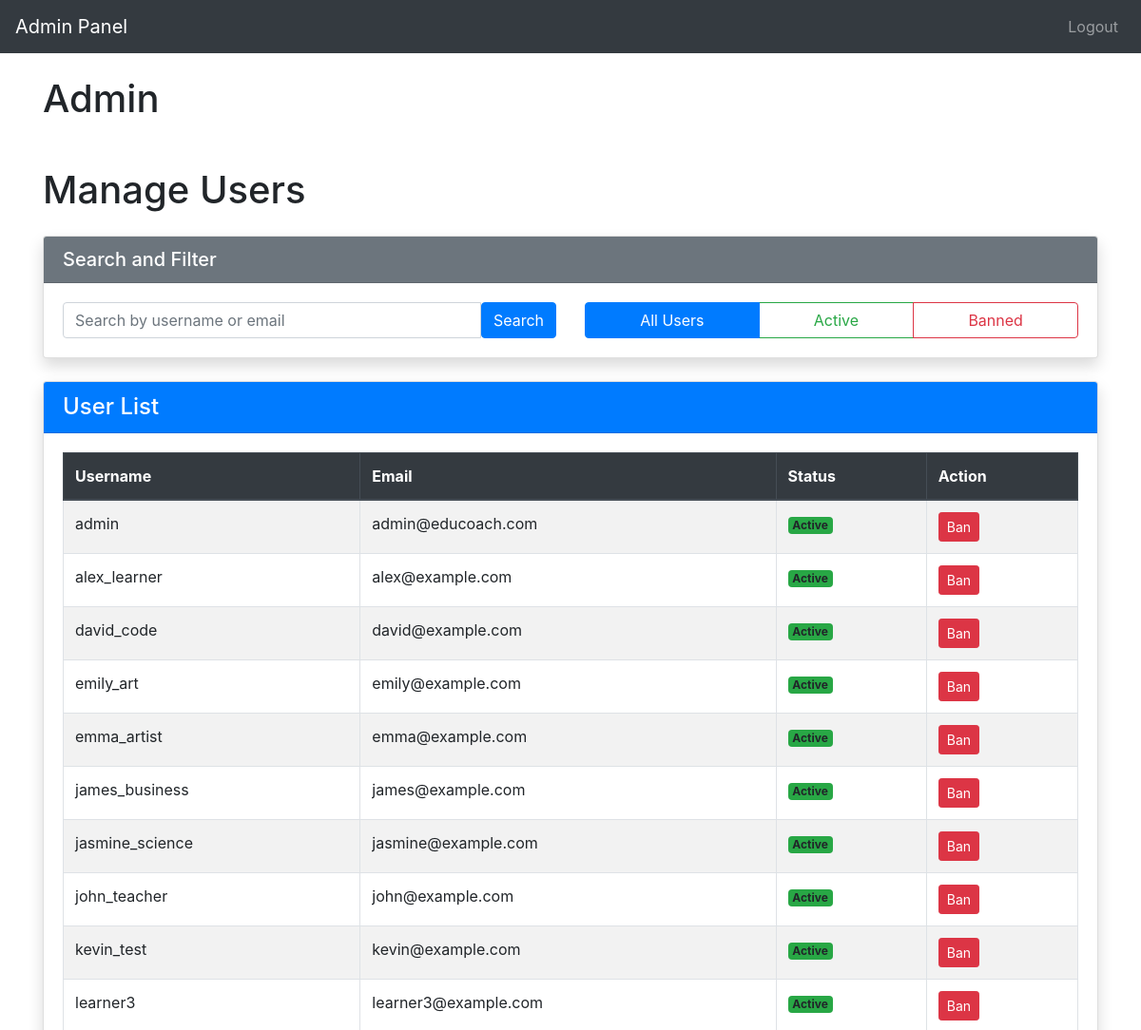
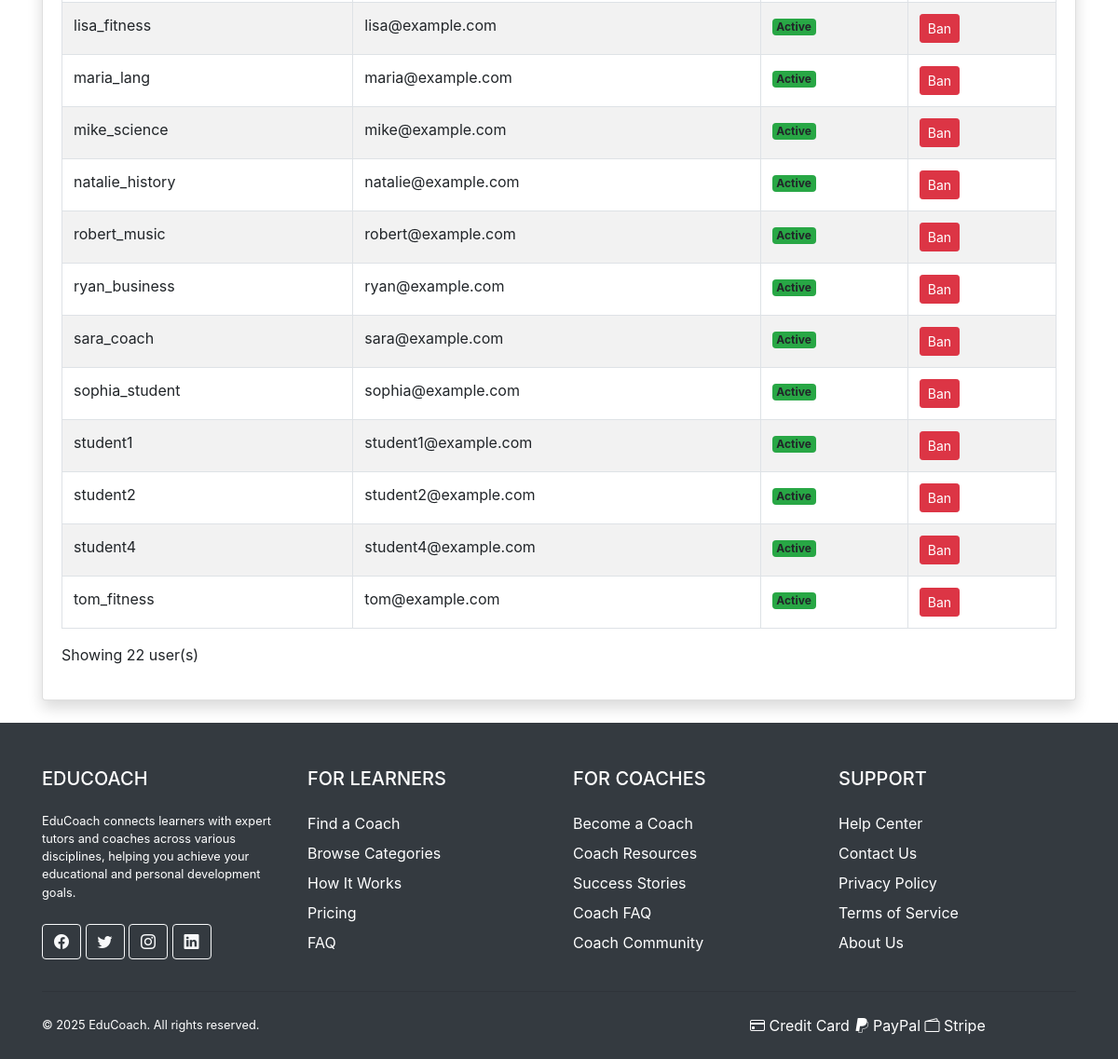
The page /pages/manage-users.php (signed in) on the database its author committed (2 pictures, top to bottom).
### tables this page shows
CREATE TABLE IF NOT EXISTS Users (
    user_id INT PRIMARY KEY AUTO_INCREMENT,
    username VARCHAR(50) NOT NULL,
    email VARCHAR(100) NOT NULL UNIQUE,
    password_hash VARCHAR(255) NOT NULL,
    user_type ENUM('regular', 'business', 'admin') DEFAULT 'regular',
    profile_image VARCHAR(255),
    bio TEXT,
    created_at TIMESTAMP DEFAULT CURRENT_TIMESTAMP,
    is_banned BOOLEAN DEFAULT FALSE,
    reset_token VARCHAR(64) DEFAULT NULL,
    reset_expires DATETIME DEFAULT NULL,
    last_login DATETIME DEFAULT NULL
);

### pages/manage-users.php (the view, shortened to what this page needs)
<?php
require __DIR__ . '/../includes/db_connection.php';
$search = isset($_GET['search']) ? trim($_GET['search']) : '';
$status_filter = isset($_GET['status']) ? $_GET['status'] : 'all';
try {
    $query = "SELECT user_id, username, email, is_banned FROM Users WHERE 1=1";
    $params = [];
    $query .= " ORDER BY username ASC";
    $stmt = $pdo->prepare($query);
    $stmt->execute($params);
    $users = $stmt->fetchAll(PDO::FETCH_ASSOC);
} catch (PDOException $e) {
    $error = 'Database error: ' . $e->getMessage();
}
include __DIR__ . '/../includes/admin-header.php';
?>
<div class="container mt-5">
    <div class="row">
        <div class="col-md-12">
            <h1 class="mb-4">Manage Users</h1>
        </div>
    </div>
    <div class="row mb-4">
        <div class="col-md-12">
            <div class="card shadow">
                <div class="card-header bg-secondary text-white">
                    <h5 class="mb-0">Search and Filter</h5>
                </div>
                <div class="card-body">
                    <form method="get" action="manage-users.php" class="row g-3">
                        <div class="col-md-6">
                            <div class="input-group">
                                <input type="text" class="form-control" placeholder="Search by username or email"
                                       name="search" value="<?= htmlspecialchars($search) ?>">
                                <button class="btn btn-primary" type="submit">Search</button>
                            </div>
                        </div>
                        <div class="col-md-6">
                            <div class="btn-group w-100" role="group">
                                <a href="manage-users.php<?= !empty($search) ? '?search=' . urlencode($search) : '' ?>"
                                   class="btn btn-outline-primary <?= $status_filter === 'all' ? 'active' : '' ?>">All Users</a>
                                <a href="manage-users.php?status=active<?= !empty($search) ? '&search=' . urlencode($search) : '' ?>"
                                   class="btn btn-outline-success <?= $status_filter === 'active' ? 'active' : '' ?>">Active</a>
                                <a href="manage-users.php?status=banned<?= !empty($search) ? '&search=' . urlencode($search) : '' ?>"
                                   class="btn btn-outline-danger <?= $status_filter === 'banned' ? 'active' : '' ?>">Banned</a>
                            </div>
                        </div>
                    </form>
                </div>
            </div>
        </div>
    </div>
    <div class="row">
        <div class="col-md-12">
            <div class="card shadow mb-4">
                <div class="card-header bg-primary text-white">
                    <h4 class="mb-0">User List <?php if (!empty($search)): ?><small class="text-white">(Search: "<?= htmlspecialchars($search) ?>")</small><?php endif; ?></h4>
                </div>
                <div class="card-body">
                    <table class="table table-striped table-bordered">
                        <thead class="thead-dark">
                            <tr>
                                <th>Username</th>
                                <th>Email</th>
                                <th>Status</th>
                                <th>Action</th>
                            </tr>
                        </thead>
                        <tbody>
                            <?php
                            if (count($users) > 0) {
                                foreach ($users as $user) {
                                    echo "<tr>";
                                    echo "<td>" . htmlspecialchars($user['username']) . "</td>";
                                    echo "<td>" . htmlspecialchars($user['email']) . "</td>";
                                    echo "<td>" . ($user['is_banned'] ? '<span class="badge bg-danger">Banned</span>' : '<span class="badge bg-success">Active</span>') . "</td>";
                                    echo "<td><form method='post' action='ban_control.php'><input type='hidden' name='user_id' value='" . $user['user_id'] . "'><input type='submit' class='btn btn-sm " . ($user['is_banned'] ? 'btn-success' : 'btn-danger') . "' value='" . ($user['is_banned'] ? 'Unban' : 'Ban') . "'></form></td>";
                                    echo "</tr>";
                                }
                            } else {
                                echo "<tr><td colspan='4'>No users found</td></tr>";
                            }
                            ?>
                        </tbody>
                    </table>
                    <div class="mt-3">
                        <p>Showing <?= count($users) ?> user(s)</p>
                    </div>
                </div>
            </div>
        </div>
    </div>
</div>
<?php include __DIR__ . '/../includes/footer.php'; ?>

### rows shown on the page
users: username "admin", email "admin@educoach.com", shows "Active", is_banned "Ban"
users: username "alex_learner", email "alex@example.com", shows "Active", is_banned "Ban"
users: username "david_code", email "david@example.com", shows "Active", is_banned "Ban"
users: username "emily_art", email "emily@example.com", shows "Active", is_banned "Ban"
users: username "emma_artist", email "emma@example.com", shows "Active", is_banned "Ban"
users: username "james_business", email "james@example.com", shows "Active", is_banned "Ban"
users: username "jasmine_science", email "jasmine@example.com", shows "Active", is_banned "Ban"
users: username "john_teacher", email "john@example.com", shows "Active", is_banned "Ban"
users: username "kevin_test", email "kevin@example.com", shows "Active", is_banned "Ban"
users: username "learner3", email "learner3@example.com", shows "Active", is_banned "Ban"
users: username "lisa_fitness", email "lisa@example.com", shows "Active", is_banned "Ban"
users: username "maria_lang", email "maria@example.com", shows "Active", is_banned "Ban"
users: username "mike_science", email "mike@example.com", shows "Active", is_banned "Ban"
users: username "natalie_history", email "natalie@example.com", shows "Active", is_banned "Ban"
users: username "robert_music", email "robert@example.com", shows "Active", is_banned "Ban"
users: username "ryan_business", email "ryan@example.com", shows "Active", is_banned "Ban"
users: username "sara_coach", email "sara@example.com", shows "Active", is_banned "Ban"
users: username "sophia_student", email "sophia@example.com", shows "Active", is_banned "Ban"
users: username "student1", email "student1@example.com", shows "Active", is_banned "Ban"
users: username "student2", email "student2@example.com", shows "Active", is_banned "Ban"
users: username "student4", email "student4@example.com", shows "Active", is_banned "Ban"
users: username "tom_fitness", email "tom@example.com", shows "Active", is_banned "Ban"

### other values the page prints
count($users) "22"
